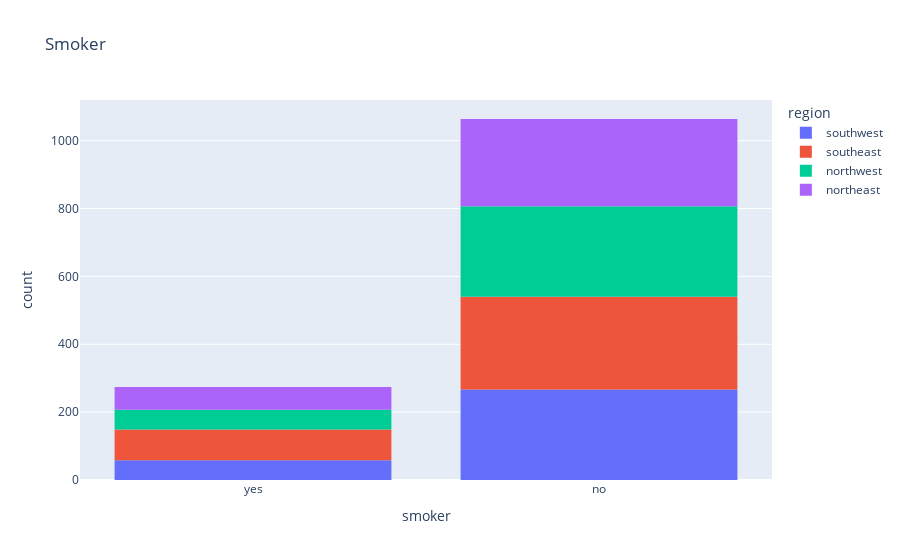

The code cell stored with this chart in its notebook:
### Code cell
px.histogram(medical_df,x='smoker', color='region', title='Smoker')

### Figure 1 — Plotly figure (JSON) as saved in the notebook; plotly's stock layout.template omitted (floating-point values rounded to 4 significant figures; data arrays with more than 128 entries replaced by an {"elided": "..."} marker saying what was removed)
{"data": [{"alignmentgroup": "True", "bingroup": "x", "hovertemplate": "region=southwest<br>smoker=%{x}<br>count=%{y}<extra></extra>", "legendgroup": "southwest", "marker": {"color": "#636efa", "pattern": {"shape": ""}}, "name": "southwest", "offsetgroup": "southwest", "orientation": "v", "showlegend": true, "type": "histogram", "x": {"elided": "325 str values"}, "xaxis": "x", "yaxis": "y"}, {"alignmentgroup": "True", "bingroup": "x", "hovertemplate": "region=southeast<br>smoker=%{x}<br>count=%{y}<extra></extra>", "legendgroup": "southeast", "marker": {"color": "#EF553B", "pattern": {"shape": ""}}, "name": "southeast", "offsetgroup": "southeast", "orientation": "v", "showlegend": true, "type": "histogram", "x": {"elided": "364 str values"}, "xaxis": "x", "yaxis": "y"}, {"alignmentgroup": "True", "bingroup": "x", "hovertemplate": "region=northwest<br>smoker=%{x}<br>count=%{y}<extra></extra>", "legendgroup": "northwest", "marker": {"color": "#00cc96", "pattern": {"shape": ""}}, "name": "northwest", "offsetgroup": "northwest", "orientation": "v", "showlegend": true, "type": "histogram", "x": {"elided": "325 str values"}, "xaxis": "x", "yaxis": "y"}, {"alignmentgroup": "True", "bingroup": "x", "hovertemplate": "region=northeast<br>smoker=%{x}<br>count=%{y}<extra></extra>", "legendgroup": "northeast", "marker": {"color": "#ab63fa", "pattern": {"shape": ""}}, "name": "northeast", "offsetgroup": "northeast", "orientation": "v", "showlegend": true, "type": "histogram", "x": {"elided": "324 str values"}, "xaxis": "x", "yaxis": "y"}], "layout": {"barmode": "relative", "legend": {"title": {"text": "region"}, "tracegroupgap": 0}, "title": {"text": "Smoker"}, "xaxis": {"anchor": "y", "domain": [0, 1], "title": {"text": "smoker"}}, "yaxis": {"anchor": "x", "domain": [0, 1], "title": {"text": "count"}}}}
